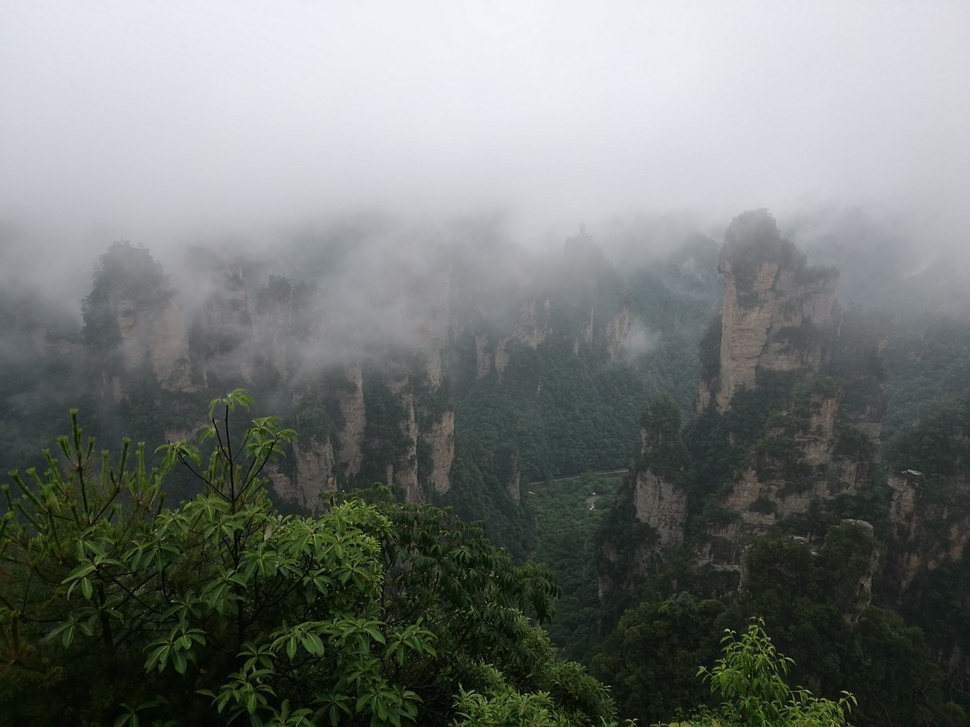
#> input picture 去雾/7.jpg, 970 x 727 px, shrunk from 3968 x 2976 before the run
$ python CLANE.py
#> lines starting #> are read from the running program, lines starting #| are printed output that depends on the picture
import os
import numpy as np
import cv2
import natsort
# [5 lines of commented-out code are left out]

def RecoverCLAHE(sceneRadiance):
    clahe = cv2.createCLAHE(clipLimit=2, tileGridSize=(4, 4))
    for i in range(3):

        # sceneRadiance[:, :, i] =  cv2.equalizeHist(sceneRadiance[:, :, i])
        sceneRadiance[:, :, i] = clahe.apply((sceneRadiance[:, :, i]))
    return sceneRadiance


np.seterr(over='ignore')
if __name__ == '__main__':
    pass
    print('********    file   ********')
    img = cv2.imread('7.jpg',cv2.IMREAD_UNCHANGED)
#> img is the input picture: shape (727, 970, 3); mean B, G, R 116.3, 119.4, 114.9
    sceneRadiance = RecoverCLAHE(img)
#> after the loop in RecoverCLAHE, `for i in range(3):`:
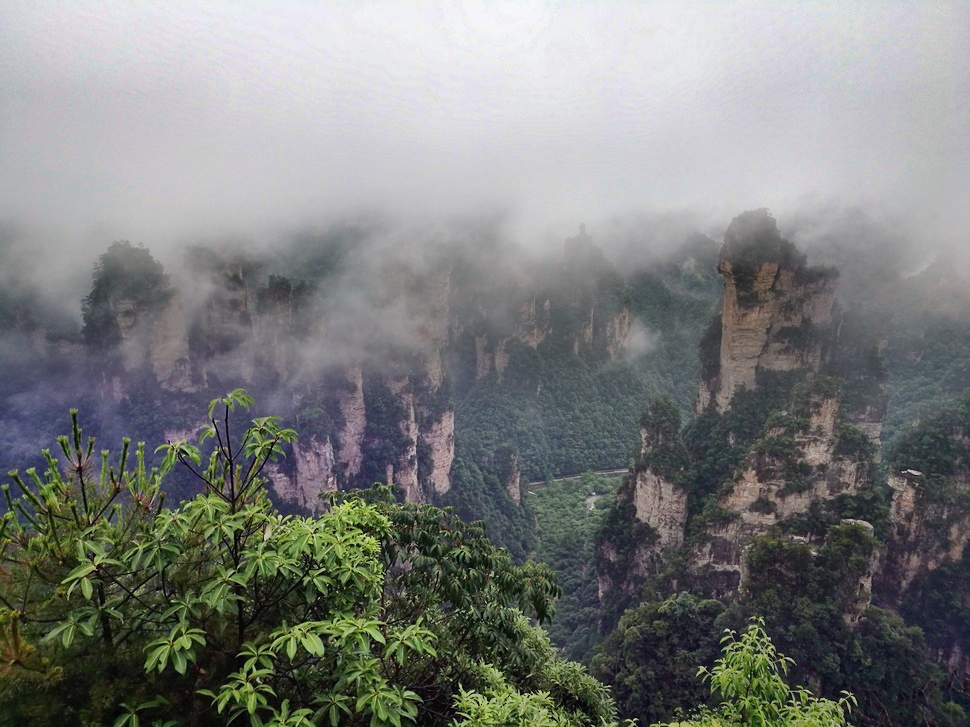
#> sceneRadiance: shape (727, 970, 3); mean B, G, R 123.5, 125.5, 123.3
    print('sceneRadiance',sceneRadiance)
#> (printed output is left out)
    cv2.imwrite('CLANE7.jpg', sceneRadiance)

$ run again, with 去雾/1.jpg copied over 去雾/7.jpg
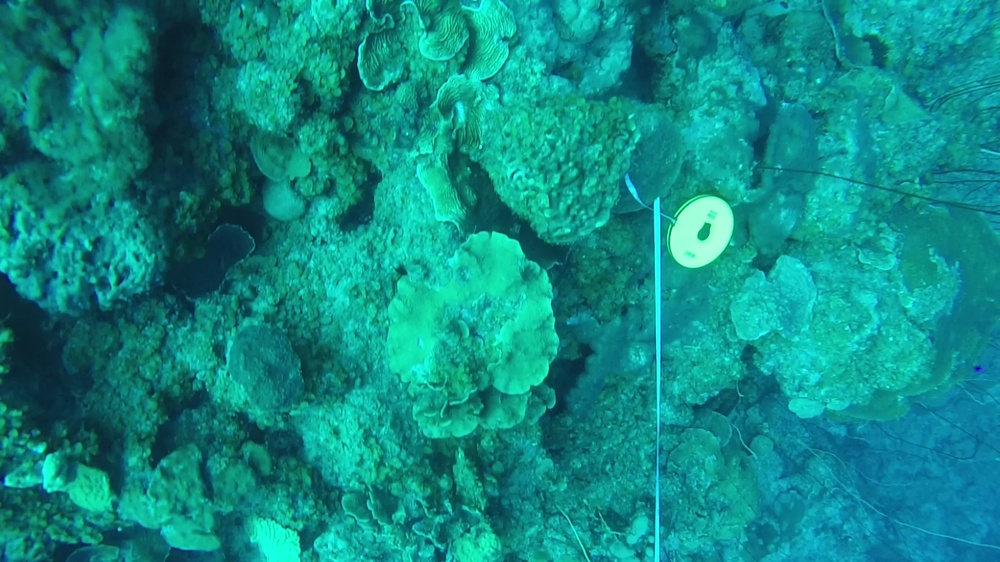
#> input picture 去雾/1.jpg, 1000 x 562 px, shrunk from 1920 x 1080 before the run
#> img is the input picture: shape (562, 1000, 3); mean B, G, R 132.5, 139.2, 14.2
#> after the loop in RecoverCLAHE, `for i in range(3):`:
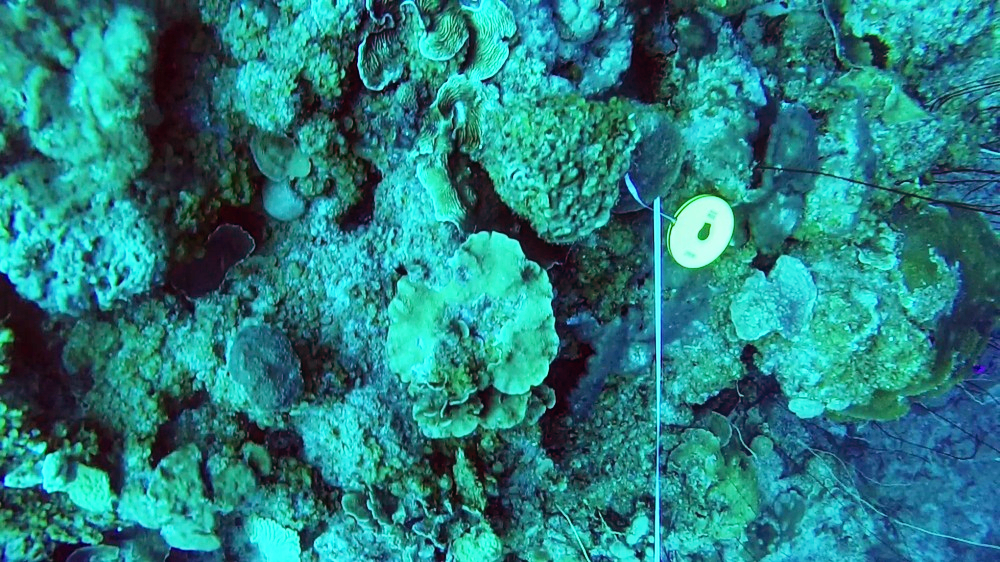
#> sceneRadiance: shape (562, 1000, 3); mean B, G, R 128.7, 128.6, 39.2
#> (printed output is left out)

$ run again, with 去雾/2.jpg copied over 去雾/7.jpg
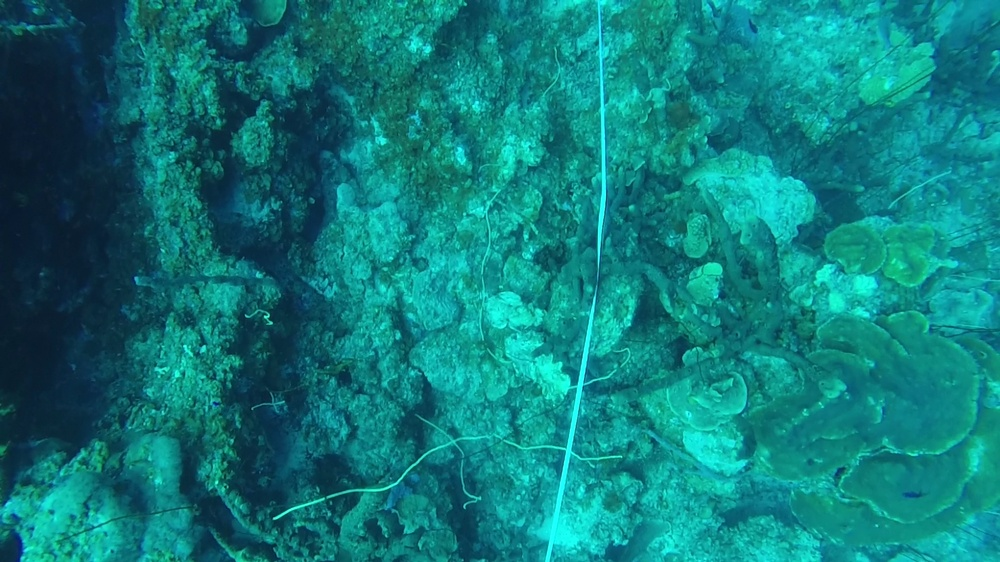
#> input picture 去雾/2.jpg, 1000 x 562 px, shrunk from 1920 x 1080 before the run
#> img is the input picture: shape (562, 1000, 3); mean B, G, R 123.2, 123.3, 13.5
#> after the loop in RecoverCLAHE, `for i in range(3):`:
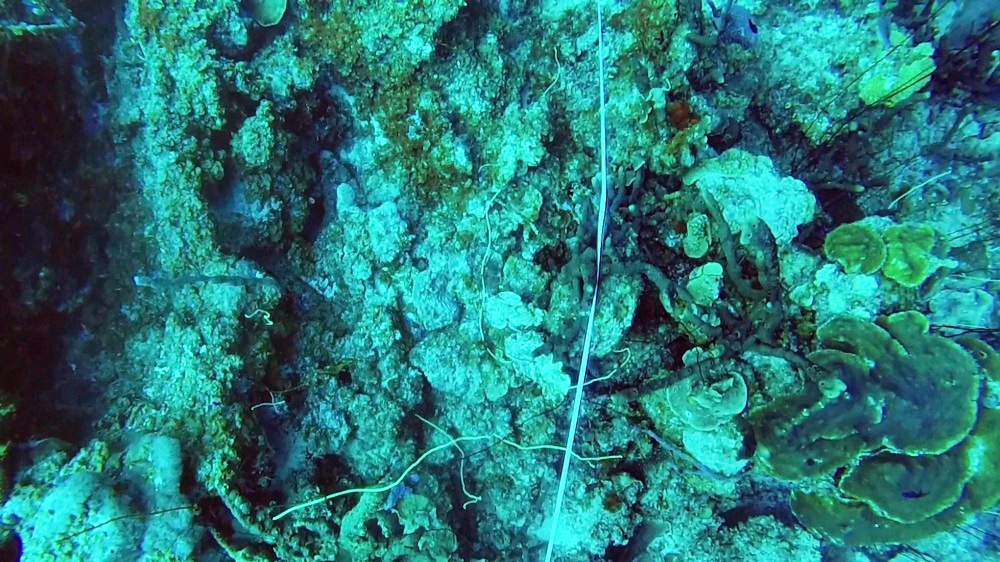
#> sceneRadiance: shape (562, 1000, 3); mean B, G, R 119.8, 121.2, 38.4
#> (printed output is left out)

$ run again, with 去雾/3.jpg copied over 去雾/7.jpg
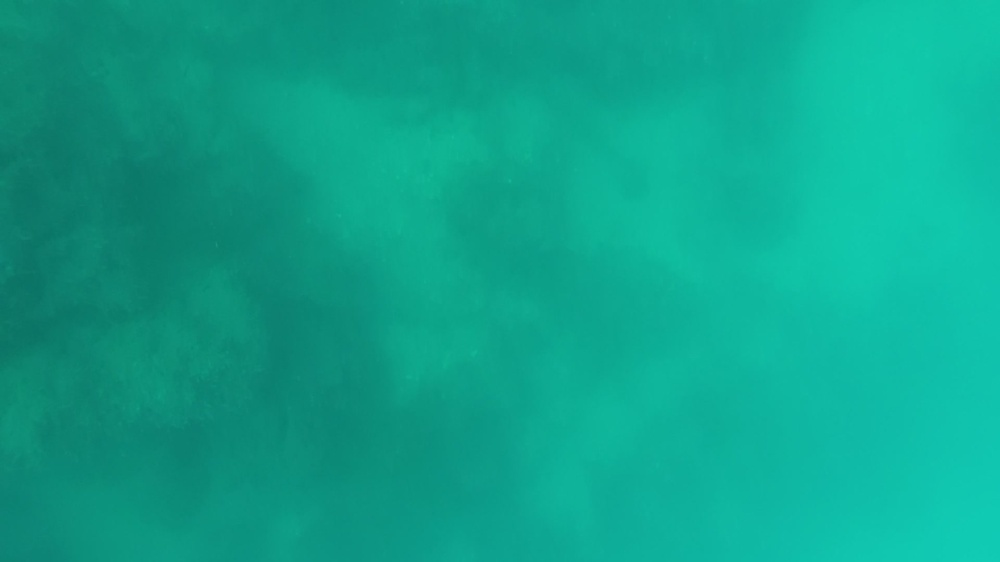
#> input picture 去雾/3.jpg, 1000 x 562 px, shrunk from 1920 x 1080 before the run
#> img is the input picture: shape (562, 1000, 3); mean B, G, R 140.5, 163.4, 13.8
#> after the loop in RecoverCLAHE, `for i in range(3):`:
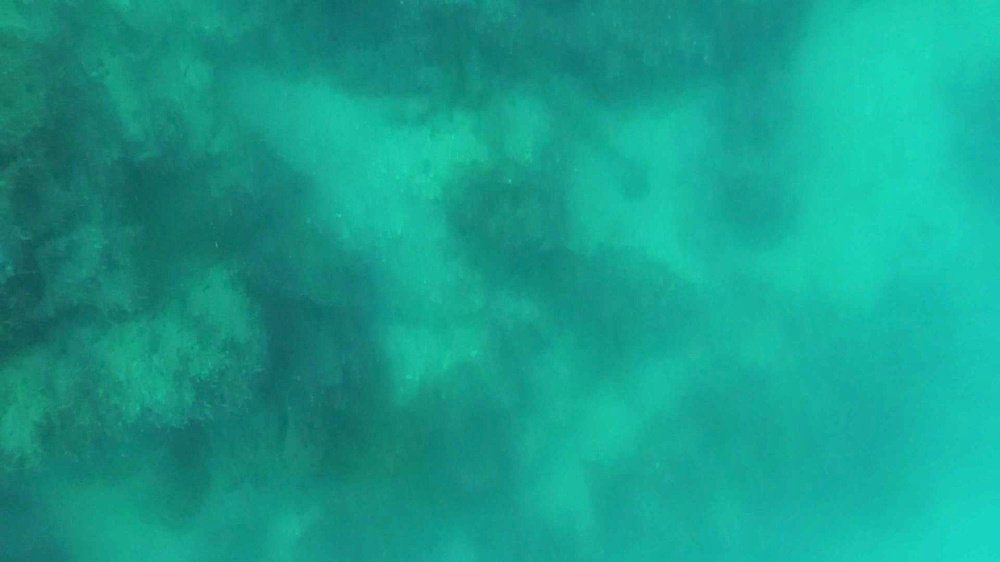
#> sceneRadiance: shape (562, 1000, 3); mean B, G, R 140.8, 158.3, 22.6
#> (printed output is left out)
